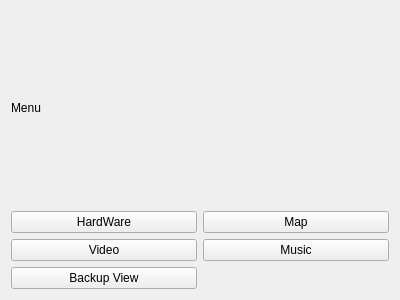
<?xml version="1.0" encoding="UTF-8"?>
<ui version="4.0">
 <class>MenuWidget</class>
 <widget class="QWidget" name="MenuWidget">
  <property name="geometry">
   <rect>
    <x>0</x>
    <y>0</y>
    <width>400</width>
    <height>300</height>
   </rect>
  </property>
  <property name="windowTitle">
   <string>Form</string>
  </property>
  <layout class="QVBoxLayout" name="verticalLayout">
   <item>
    <widget class="QLabel" name="label">
     <property name="text">
      <string>Menu</string>
     </property>
    </widget>
   </item>
   <item>
    <layout class="QGridLayout" name="gridLayout">
     <item row="0" column="0">
      <widget class="QPushButton" name="btn_hardware">
       <property name="text">
        <string>HardWare</string>
       </property>
       <property name="idx" stdset="0">
        <number>1</number>
       </property>
       <attribute name="buttonGroup">
        <string notr="true">buttonGroup</string>
       </attribute>
      </widget>
     </item>
     <item row="1" column="1">
      <widget class="QPushButton" name="btn_music">
       <property name="text">
        <string>Music</string>
       </property>
       <property name="idx" stdset="0">
        <number>4</number>
       </property>
       <attribute name="buttonGroup">
        <string notr="true">buttonGroup</string>
       </attribute>
      </widget>
     </item>
     <item row="1" column="0">
      <widget class="QPushButton" name="btn_video">
       <property name="text">
        <string>Video</string>
       </property>
       <property name="idx" stdset="0">
        <number>3</number>
       </property>
       <attribute name="buttonGroup">
        <string notr="true">buttonGroup</string>
       </attribute>
      </widget>
     </item>
     <item row="0" column="1">
      <widget class="QPushButton" name="btn_map">
       <property name="text">
        <string>Map</string>
       </property>
       <property name="idx" stdset="0">
        <number>2</number>
       </property>
       <attribute name="buttonGroup">
        <string notr="true">buttonGroup</string>
       </attribute>
      </widget>
     </item>
     <item row="2" column="0">
      <widget class="QPushButton" name="btn_backup">
       <property name="text">
        <string>Backup View</string>
       </property>
       <property name="idx" stdset="0">
        <UInt>5</UInt>
       </property>
       <attribute name="buttonGroup">
        <string notr="true">buttonGroup</string>
       </attribute>
      </widget>
     </item>
    </layout>
   </item>
  </layout>
 </widget>
 <resources/>
 <connections/>
 <buttongroups>
  <buttongroup name="buttonGroup">
   <property name="exclusive">
    <bool>true</bool>
   </property>
  </buttongroup>
 </buttongroups>
</ui>
